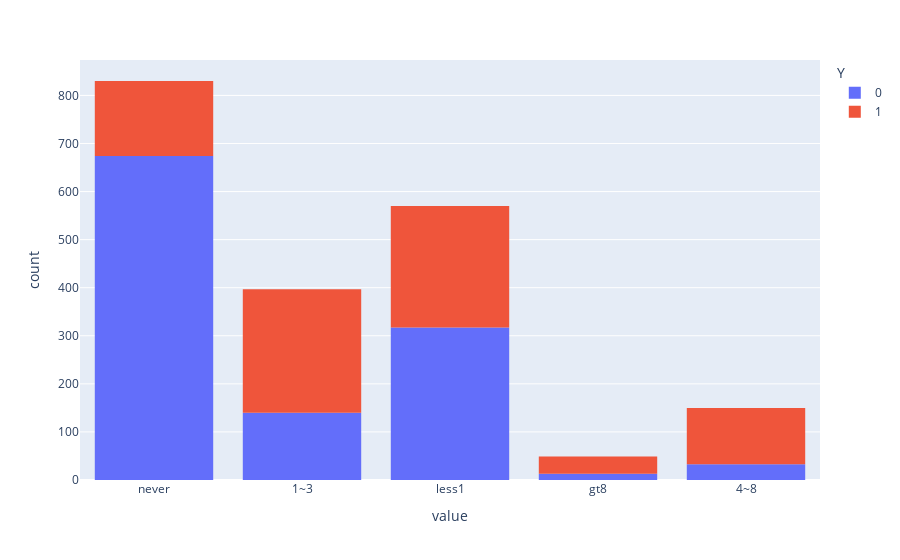

Here is the notebook cell this chart was saved with:
### Markdown cell above
3. Compare the acceptance rate between those who went to a bar 3 or fewer times a month to those who went more.

### Code cell
bar_count = ['never','less1','1~3','4~8','gt8']
fig = px.histogram(bar_coupons.query('Bar in @bar_count')[['Bar','Y']], color='Y')
fig.show()
fig.write_image("images/bar_coupon_hist1.png")

### Figure 1 — Plotly figure (JSON) as saved in the notebook; plotly's stock layout.template omitted (floating-point values rounded to 4 significant figures; data arrays with more than 128 entries replaced by an {"elided": "..."} marker saying what was removed)
{"data": [{"alignmentgroup": "True", "bingroup": "x", "hovertemplate": "Y=0<br>value=%{x}<br>count=%{y}<extra></extra>", "legendgroup": "0", "marker": {"color": "#636efa", "pattern": {"shape": ""}}, "name": "0", "offsetgroup": "0", "orientation": "v", "showlegend": true, "type": "histogram", "x": {"elided": "1177 str values"}, "xaxis": "x", "yaxis": "y"}, {"alignmentgroup": "True", "bingroup": "x", "hovertemplate": "Y=1<br>value=%{x}<br>count=%{y}<extra></extra>", "legendgroup": "1", "marker": {"color": "#EF553B", "pattern": {"shape": ""}}, "name": "1", "offsetgroup": "1", "orientation": "v", "showlegend": true, "type": "histogram", "x": {"elided": "819 str values"}, "xaxis": "x", "yaxis": "y"}], "layout": {"barmode": "relative", "legend": {"title": {"text": "Y"}, "tracegroupgap": 0}, "margin": {"t": 60}, "xaxis": {"anchor": "y", "domain": [0, 1], "title": {"text": "value"}}, "yaxis": {"anchor": "x", "domain": [0, 1], "title": {"text": "count"}}}}
